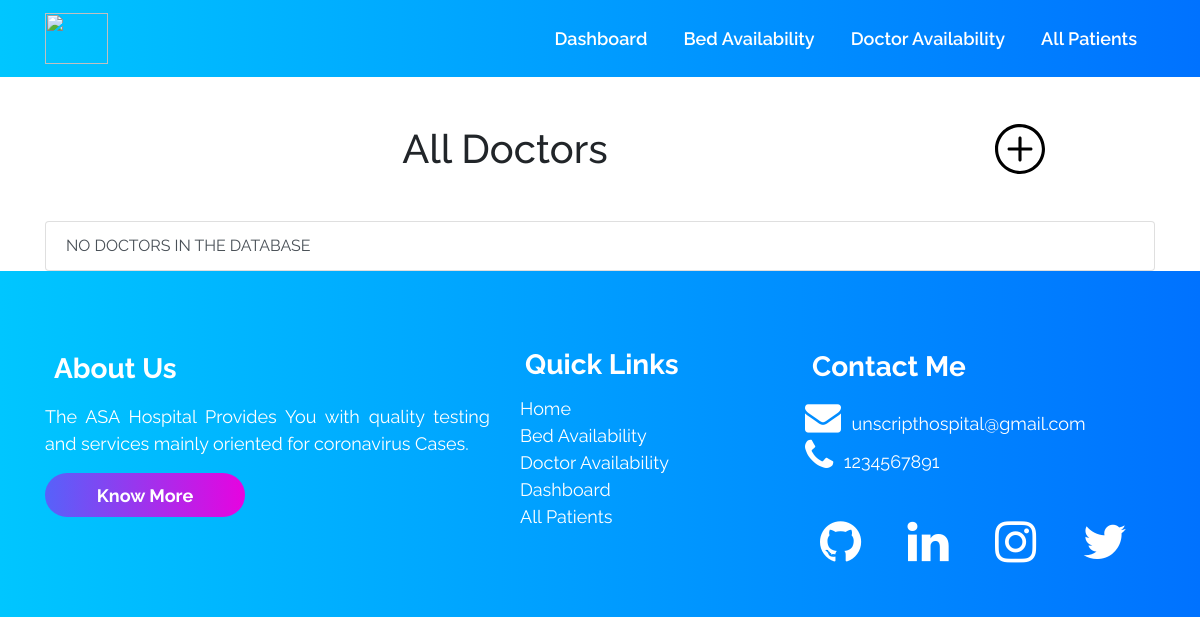
The page /doctoravailability/ on the database as committed earlier.
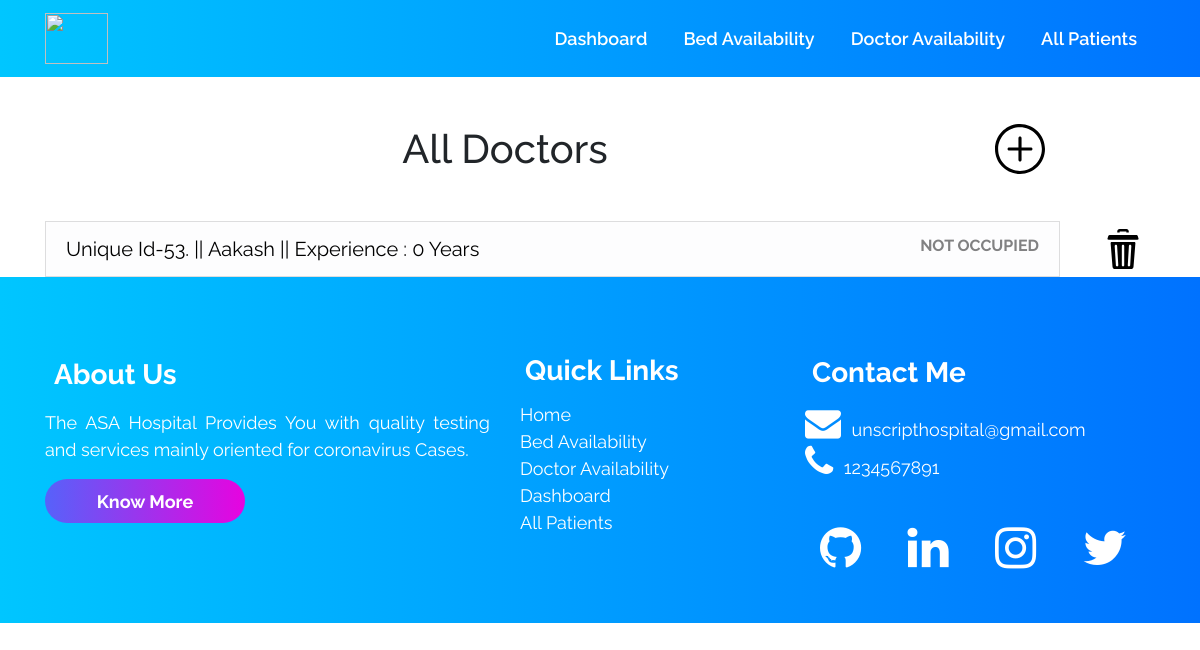
The same page on the database as committed later.
### accounts/models.py (models this page shows, shortened)
class Doctor (models.Model):
    doctor_id = models.AutoField(primary_key=True)
    name = models.CharField(max_length=500, default="")
    phone = models.CharField(default="", max_length=500)
    experience_in_years = models.IntegerField(default=0)
    occupied = models.BooleanField(default=False)

### accounts/views.py (the view)
# urls.py: path("doctoravailability/", views.doctoravailability,
def doctoravailability(request):
    all_doctor_objects = Doctor.objects.all()
    context = {
        'all_doctors': all_doctor_objects
    }
    return render(request, 'doctoravailability.html', context)

### templates/doctoravailability.html (shortened to what this page needs)
{% extends 'innerbase.html' %}
{% load static %}
{% block cssLinks %}
<link rel="stylesheet" href="{% static 'css/doctoravailability.css' %}">
{% endblock %}
{% block body %}
<div class="container">
    <div class="row">
        <div class="col-10">
            <h1 class="text-center heading m-5">All Doctors</h1>
        </div>
        <div class="col-2 d-flex align-items-center ">
            <a href="/adddoctor">
                <img src="{% static '/icons/plus.svg' %}" width="50px" class="hover-item">
            </a>
        </div>
    </div>
    <ul class="list-group">
        {% for doctor in all_doctors %}
        <div class="row">
            <div class="col-11">
                <a href="/doctors/{{doctor.doctor_id}}" style="text-decoration: none;">
                    <li class="list-group-item list-group-item-action
                    {% if doctor.occupied %} list-group-item-danger {% else %} list-group-item-light {% endif %}
                    ">
                        <div class="row">
                            <div class="col-md-9 header-of-list">
                                Unique Id-{{doctor.pk}}. || {{doctor.name}} || Experience :
                                {{doctor.experience_in_years}} Years
                            </div>
                            <div class="col-md-3 text-right">
                                <b>
                                    {% if doctor.occupied %} OCCUPIED {% else %} NOT OCCUPIED {% endif %}
                                </b>
                            </div>
                        </div>
                    </li>
                </a>
            </div>
            <div class="col-1 text-center align-self-center">
                <img src="{% static '/icons/delete.svg' %}" class="hover-item" width="40px" alt="Delete"
                    data-bs-toggle="modal" data-bs-target="#exampleModal">
            </div>
        </div>
        {% empty %}
        <li class="list-group-item list-group-item-action">NO DOCTORS IN THE DATABASE</li>
        {% endfor %}
    </ul>
</div>
{% endblock %}

Rows that differ between the two databases and show on the page:
added Doctor: pk "53", name "Aakash", experience_in_years "0", occupied "NOT OCCUPIED"
Other text that changed with them:
text no longer shown: "NO DOCTORS IN THE DATABASE"
